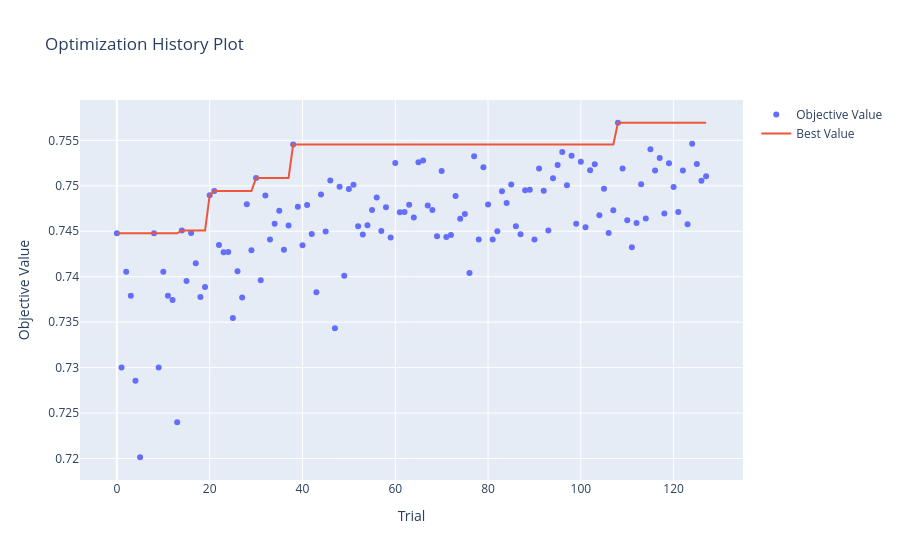
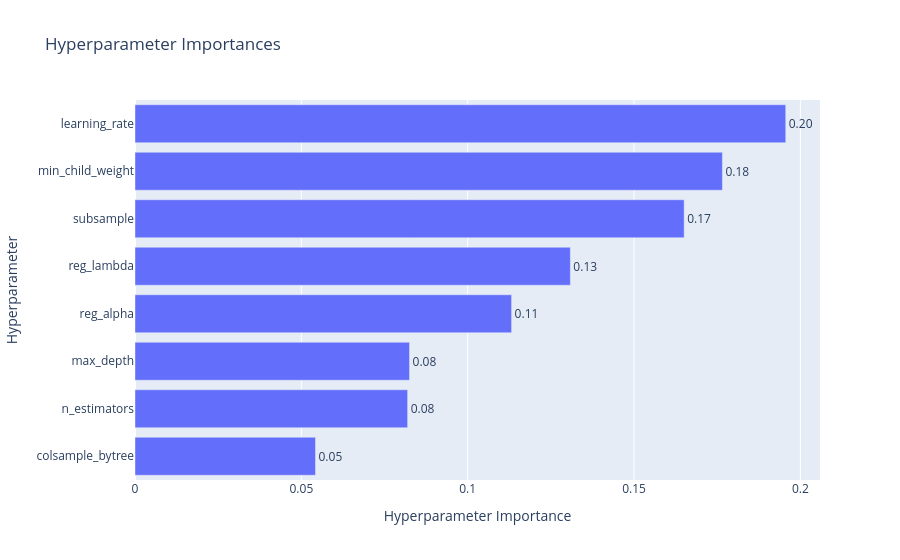
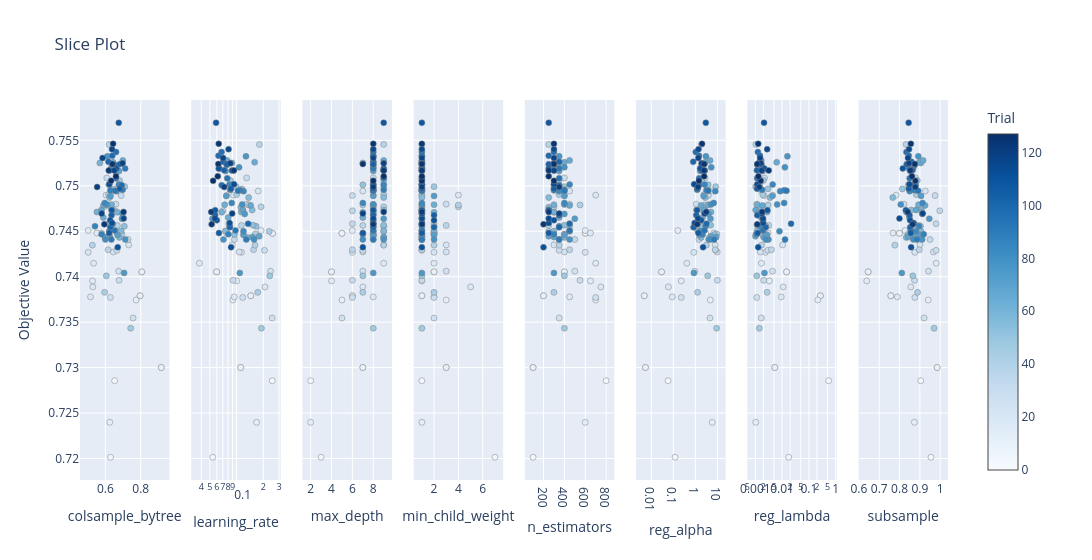
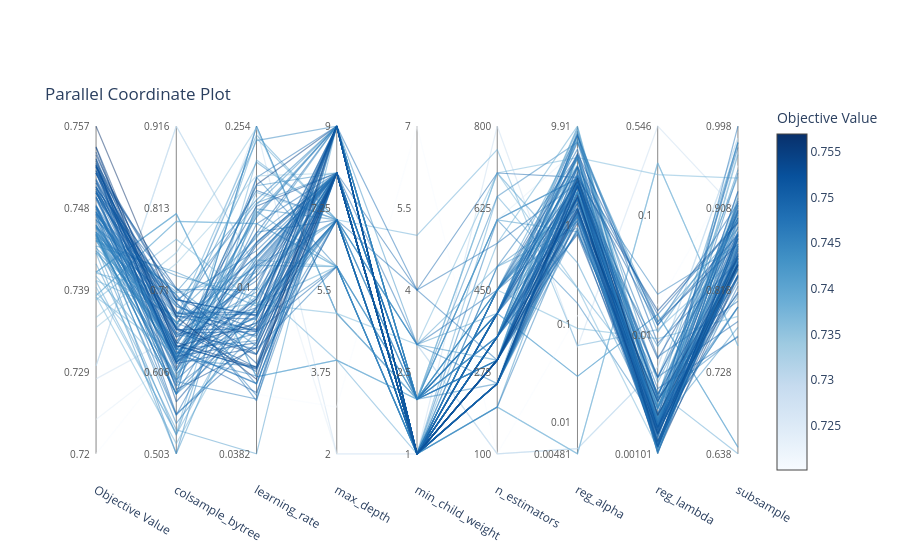

The notebook cell these images were saved under, in order:
### Code cell
optuna.visualization.plot_optimization_history(study).show()
optuna.visualization.plot_param_importances(study).show()
optuna.visualization.plot_slice(study).show()
optuna.visualization.plot_parallel_coordinate(study).show()
